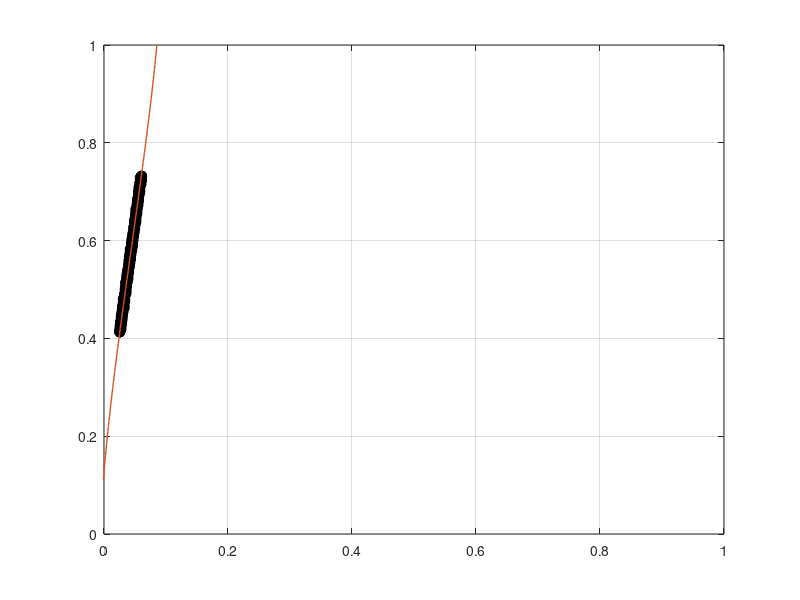

The MATLAB script that drew this image:
function p = ps_bp6()
Ia=[0.413264,0.412560,0.413665,0.416202,0.414647,0.416909,0.419268,0.419555,0.417903,0.419516,0.421047,0.420263,0.422761,0.421889,0.424364,0.424596,0.423152,0.425218,0.427780,0.424386,0.426287,0.430860,0.429073,0.429086,0.432267,0.431175,0.431657,0.434570,0.432995,0.435342,0.435802,0.435036,0.434943,0.437517,0.434790,0.438367,0.438409,0.437502,0.441413,0.444307,0.442325,0.443950,0.444639,0.443934,0.446746,0.447743,0.449671,0.447856,0.447212,0.449925,0.452177,0.451883,0.449287,0.453344,0.454169,0.454067,0.454401,0.454514,0.454322,0.458290,0.455367,0.458570,0.459372,0.458512,0.461129,0.462295,0.461125,0.464582,0.462351,0.462203,0.465426,0.465192,0.467340,0.466758,0.468567,0.470095,0.468535,0.470938,0.472815,0.473870,0.471629,0.472675,0.474937,0.478789,0.477361,0.475717,0.476410,0.478191,0.479021,0.481728,0.480286,0.481424,0.482107,0.482709,0.482373,0.486409,0.486117,0.486850,0.485443,0.486664,0.489714,0.489682,0.489771,0.487775,0.490947,0.491290,0.492126,0.493066,0.495014,0.497713,0.498007,0.498142,0.495437,0.497808,0.501293,0.502193,0.501684,0.501604,0.502828,0.501675,0.504943,0.502720,0.507075,0.505446,0.507611,0.510201,0.507742,0.509470,0.512262,0.511060,0.515047,0.514962,0.512844,0.514741,0.516787,0.518224,0.514795,0.516097,0.516388,0.517186,0.522358,0.520100,0.523800,0.523271,0.524247,0.524526,0.526889,0.525306,0.527477,0.532101,0.524591,0.529908,0.526816,0.531374,0.532381,0.534741,0.533977,0.535589,0.533857,0.534411,0.534295,0.539305,0.539014,0.538093,0.541355,0.541981,0.538554,0.541142,0.540432,0.542346,0.546465,0.545441,0.546462,0.547716,0.548888,0.547720,0.548008,0.548430,0.551028,0.551280,0.555450,0.553231,0.552924,0.558657,0.556853,0.555718,0.558695,0.557821,0.559819,0.558386,0.562848,0.562238,0.562961,0.562625,0.564042,0.566171,0.566159,0.566181,0.568634,0.566971,0.571123,0.570631,0.569897,0.572901,0.570925,0.572032,0.571640,0.576861,0.576529,0.576409,0.579021,0.577507,0.575882,0.579536,0.581420,0.580310,0.582217,0.584480,0.584399,0.583067,0.590164,0.584726,0.588598,0.587389,0.587850,0.588531,0.589774,0.593462,0.592174,0.594337,0.595074,0.594361,0.594454,0.595133,0.595710,0.596539,0.600346,0.599824,0.601556,0.601826,0.599432,0.603688,0.604123,0.605089,0.606776,0.605767,0.607780,0.606402,0.608436,0.611367,0.610364,0.609674,0.610858,0.614296,0.614908,0.614552,0.615816,0.614893,0.616241,0.616708,0.617821,0.618572,0.619552,0.622647,0.621920,0.621358,0.623250,0.626133,0.625787,0.627477,0.627740,0.628132,0.627974,0.630884,0.631451,0.628867,0.631765,0.633223,0.630649,0.636168,0.636229,0.637943,0.637245,0.637069,0.635433,0.640761,0.642283,0.640922,0.640315,0.643059,0.643681,0.643615,0.642906,0.645544,0.648381,0.647471,0.649317,0.649259,0.652598,0.650860,0.651593,0.652502,0.652855,0.654880,0.654225,0.656100,0.655801,0.661490,0.660245,0.655172,0.661422,0.659042,0.663684,0.660430,0.662959,0.663617,0.665141,0.664075,0.664761,0.668508,0.668646,0.669318,0.672973,0.669749,0.672699,0.671875,0.673362,0.674174,0.676677,0.676306,0.678395,0.675660,0.677907,0.680906,0.679464,0.681702,0.677856,0.682287,0.685136,0.682765,0.684347,0.685337,0.687323,0.686359,0.688840,0.690567,0.691090,0.692245,0.690877,0.693186,0.693869,0.691721,0.694991,0.697290,0.699603,0.697092,0.699193,0.699966,0.700354,0.698642,0.701535,0.702931,0.701637,0.703755,0.704048,0.708932,0.706483,0.708787,0.708575,0.707442,0.708434,0.710284,0.710532,0.711338,0.712805,0.716549,0.714365,0.714197,0.715931,0.716815,0.716549,0.719072,0.719748,0.721060,0.718258,0.722564,0.724142,0.724615,0.724201,0.725486,0.725861,0.726653,0.728349,0.730013,0.728127,0.729585,0.730077,0.731809,0.731716,0.732023,];
Ie=[0.025475,0.025501,0.025686,0.025744,0.024791,0.026416,0.026447,0.027736,0.025879,0.026483,0.027056,0.026366,0.026026,0.026677,0.026555,0.026128,0.025848,0.026480,0.027937,0.026051,0.027275,0.026803,0.027298,0.026243,0.027279,0.028076,0.026610,0.028368,0.027568,0.027105,0.028363,0.027167,0.027443,0.028205,0.028208,0.028506,0.028372,0.029196,0.029279,0.027543,0.027670,0.029198,0.028342,0.029162,0.028494,0.028424,0.029790,0.028353,0.028904,0.029048,0.030266,0.029252,0.029195,0.028791,0.030589,0.029730,0.029494,0.029785,0.030087,0.030157,0.030451,0.030659,0.029371,0.030527,0.030128,0.032718,0.029824,0.032424,0.030770,0.031563,0.029552,0.030674,0.031140,0.030986,0.032559,0.030881,0.031187,0.031830,0.031221,0.031677,0.032073,0.030955,0.032980,0.033204,0.033722,0.032341,0.032022,0.032232,0.030928,0.031878,0.031580,0.033092,0.033036,0.032029,0.031950,0.033483,0.033624,0.033663,0.032475,0.033086,0.034372,0.032778,0.034206,0.033363,0.033639,0.034118,0.033986,0.035906,0.034779,0.035798,0.034620,0.034780,0.033789,0.034598,0.034430,0.035658,0.034423,0.034254,0.034284,0.034509,0.035145,0.035222,0.036289,0.035369,0.036164,0.035150,0.035990,0.036395,0.035279,0.036230,0.035181,0.035441,0.034879,0.035931,0.036343,0.036689,0.037169,0.037443,0.037278,0.037390,0.038847,0.036684,0.037955,0.037438,0.036309,0.037327,0.038052,0.036969,0.038067,0.037209,0.038496,0.037038,0.037947,0.037810,0.038806,0.038423,0.039751,0.038972,0.037783,0.038006,0.038268,0.039516,0.038410,0.038697,0.038916,0.039695,0.039482,0.038923,0.038717,0.038726,0.039960,0.040607,0.040146,0.039607,0.040132,0.040615,0.040370,0.040754,0.040140,0.039737,0.042094,0.040623,0.040977,0.040356,0.041222,0.041307,0.040259,0.041133,0.040687,0.040734,0.042361,0.042583,0.041971,0.042667,0.042215,0.042328,0.042492,0.040616,0.042284,0.042447,0.043597,0.042588,0.042142,0.043366,0.041453,0.042173,0.042361,0.043085,0.043014,0.043100,0.043721,0.041985,0.043459,0.043402,0.044287,0.044777,0.042202,0.044220,0.045065,0.043011,0.045855,0.043393,0.044929,0.044965,0.044951,0.045882,0.044497,0.044334,0.044300,0.045656,0.046146,0.044674,0.044436,0.044756,0.045006,0.045484,0.045921,0.045327,0.044622,0.047088,0.046089,0.045977,0.046428,0.046210,0.045823,0.046674,0.046537,0.046873,0.046795,0.046146,0.046896,0.047334,0.047008,0.047615,0.047677,0.047187,0.047713,0.046557,0.048094,0.047681,0.048887,0.047863,0.048413,0.048844,0.047485,0.047889,0.048425,0.049698,0.048951,0.048016,0.049403,0.048463,0.048323,0.049005,0.049577,0.049257,0.049141,0.050244,0.049505,0.049277,0.049954,0.051625,0.049354,0.049937,0.050496,0.050225,0.051582,0.050987,0.049294,0.050111,0.051258,0.050798,0.049508,0.051115,0.051188,0.050689,0.050831,0.051934,0.051331,0.050496,0.051744,0.051709,0.051636,0.051770,0.050767,0.053256,0.052190,0.052611,0.052458,0.052255,0.052029,0.052953,0.052209,0.052058,0.051675,0.051086,0.052870,0.053024,0.053584,0.053921,0.053325,0.052853,0.054995,0.053867,0.053685,0.054584,0.053223,0.054203,0.053827,0.054652,0.054118,0.054045,0.053698,0.053989,0.055007,0.054425,0.053856,0.055835,0.055191,0.054477,0.055805,0.054289,0.055794,0.054599,0.055529,0.056265,0.055605,0.055361,0.056046,0.056122,0.056475,0.055814,0.056069,0.055644,0.056640,0.055928,0.057956,0.057156,0.055759,0.057104,0.056351,0.057488,0.057635,0.057348,0.056584,0.057305,0.058018,0.057244,0.057135,0.056461,0.056412,0.057482,0.056733,0.058058,0.058427,0.057630,0.058284,0.057737,0.059563,0.058170,0.059807,0.058395,0.058062,0.059937,0.058692,0.059131,0.060753,0.059666,0.060208,0.060136,0.059818,0.060104,0.058106,0.060111,0.060399,0.060292,0.059564,0.060249,0.060835,0.060554,];
p=polyfit(Ia,Ie,3);
xi = 0:0.01:1;
yi = polyval(p,xi);
plot(Ie, Ia,'o','LineWidth',2,'Color',[0 0 0]);
hold on;
plot(yi,xi,'LineWidth',1);
axis([0,1,0,1]);
grid on;
hold off;